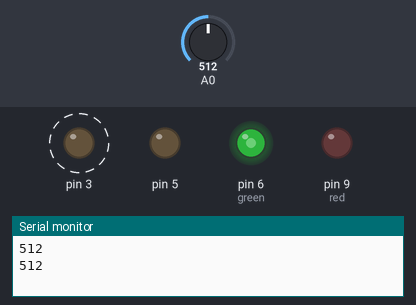
Bench run of a sketch on a simulated Arduino Uno, built with avr-gcc and run on an emulated ATmega328P. On the bench: output pins drawn as LEDs (lit = HIGH), the last lines printed to the serial monitor. Dashed ring = blinking. The inputs (shaded band) are chosen by the test bench; at power-on: A0 = 512.

Above: at 1.8 s.
1.9 s: A0 set to 716
At 2.4 s:
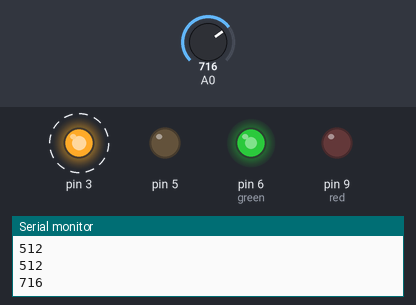
5.5 s: A0 set to 900
At 6.4 s:
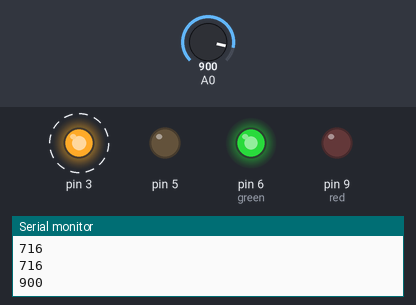
9.0 s: A0 set to 500
At 9.4 s:
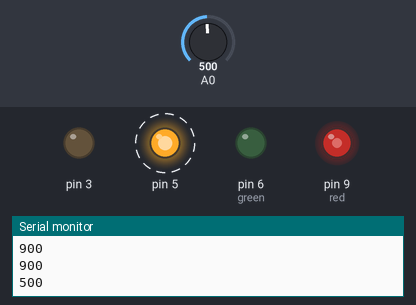
12.5 s: A0 set to 122
At 13.4 s:
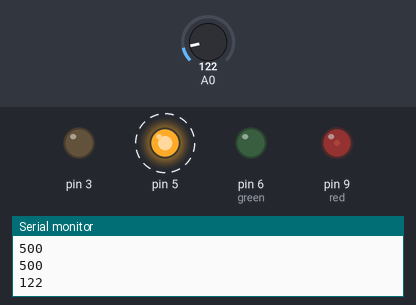
16.0 s: A0 set to 0
At 16.4 s:
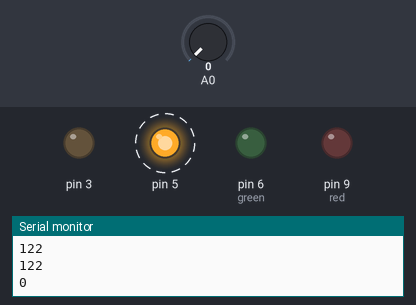
Timing chart, 0 to 20.5 s (numbered marks = the images above; inputs shaded):
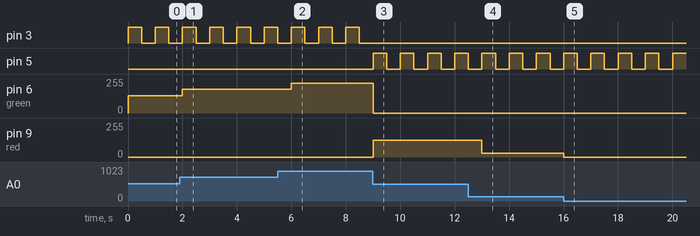

Measured:
- after the input at 1.9 s, pin 6 (green): 128/255 → 179/255 after 0.10 s
- after the input at 5.5 s, pin 6 (green): 179/255 → 225/255 after 0.50 s
- after the input at 9.0 s, pin 3: stops changing and stays LOW; pin 5: alternates HIGH for 0.50 s and LOW for 0.50 s, starting at once; pin 6 (green): 225/255 → 0/255 at once; pin 9 (red): 0/255 → 125/255 at once
- after the input at 12.5 s, pin 9 (red): 125/255 → 30/255 after 0.50 s
- after the input at 16.0 s, pin 9 (red): 30/255 → 0/255 at once
- by itself, pin 3: alternates HIGH for 0.50 s and LOW for 0.50 s

The sketch:

motorPotentiometer.ino
```cpp
int pot;
int green = 6;
int red = 9;

void setup() {
	Serial.begin(9600);
	pinMode(A0, INPUT);
	pinMode(green,OUTPUT);
	pinMode(3, OUTPUT);
	pinMode(red, OUTPUT);
	pinMode(5, OUTPUT);
}

void loop() {
	pot = analogRead(A0);
	Serial.println(pot);

	if (pot > 510)
	{
		analogWrite(green, pot / 4);
		analogWrite(red, LOW);

		digitalWrite(3, HIGH);
		delay(500);

		digitalWrite(3, LOW);
		delay(500);
	}
	else
	{
		analogWrite(green, LOW);
		analogWrite(red, pot / 4);

		digitalWrite(5, HIGH);
		delay(500);

		digitalWrite(5, LOW);
		delay(500);
	}
}
```
